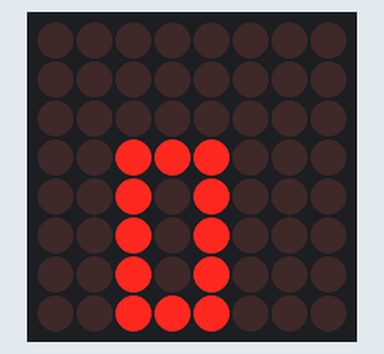
Simulated run of this sketch. Board: Arduino Uno, built with avr-gcc and run on an emulated ATmega328P. Shown: 8×8 LED matrix.

Above: at 0.1 s.

The sketch:

Matrix_letters_exercise.ino
```cpp
#include "LedControl.h"
LedControl lc=LedControl(12,10,11,1);

void setup() {
  lc.shutdown(0,false);
  lc.setIntensity(0,8);
  lc.clearDisplay(0);
}

void num0() {
  lc.clearDisplay(0);
  lc.setRow(0,3,B00111000);
  lc.setRow(0,4,B00101000);
  lc.setRow(0,5,B00101000);
  lc.setRow(0,6,B00101000);
  lc.setRow(0,7,B00111000);
  delay(500);
}

void loop() {
num0();
}
```
